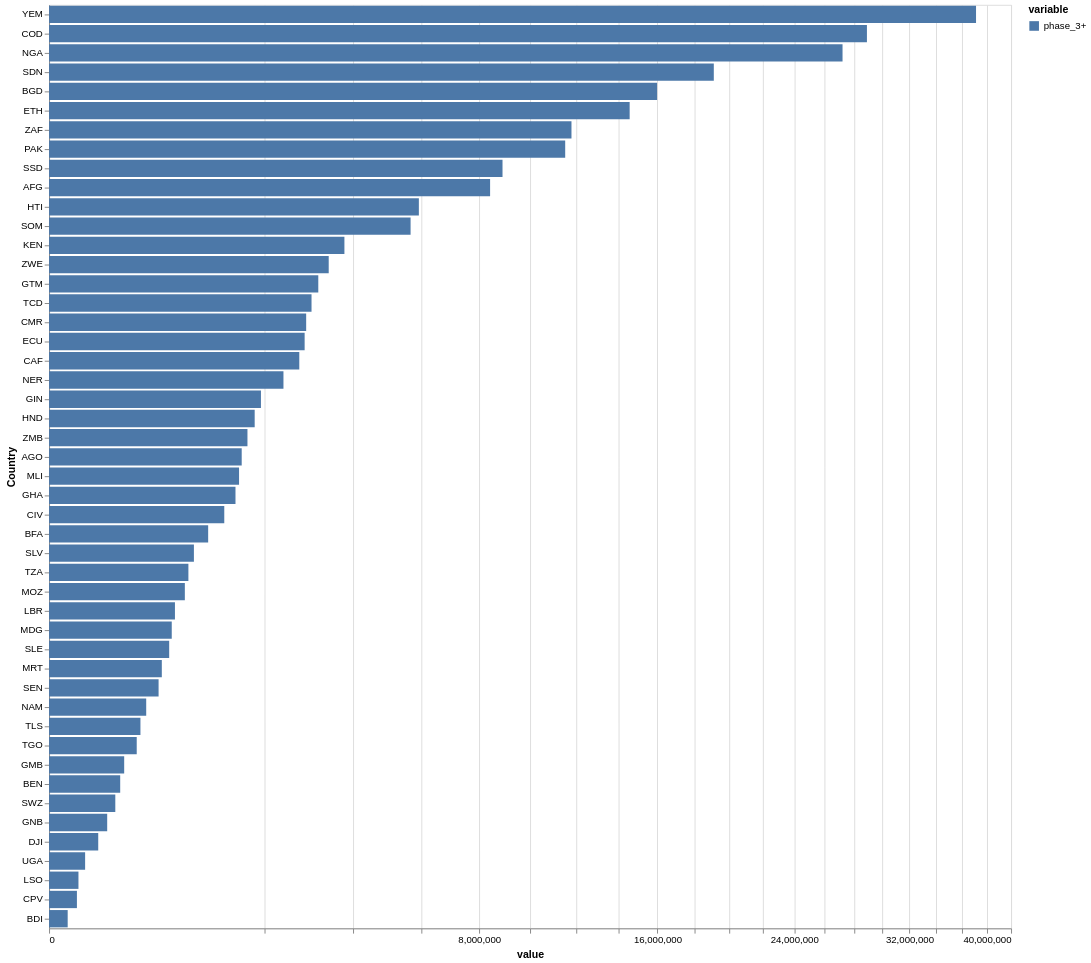

Notebook code for this chart:
### Code cell
chart = alt.Chart(df_chart).mark_bar().encode(
    x= alt.X("value:Q", scale=alt.Scale(type="sqrt")),
    y=alt.Y("Country:N", sort="-x"),
    color="variable:N",
    tooltip=['Country', 'variable', 'value']
).properties(width=1000)
chart

### Figure 1 — Vega-Lite specification as saved in the notebook (floating-point values rounded to 4 significant figures)
{"config": {"view": {"continuousWidth": 300, "continuousHeight": 300}}, "data": {"name": "data-2e8f968d1be9b2df9f84cfc730d40102"}, "mark": {"type": "bar"}, "encoding": {"color": {"field": "variable", "type": "nominal"}, "tooltip": [{"field": "Country", "type": "nominal"}, {"field": "variable", "type": "nominal"}, {"field": "value", "type": "quantitative"}], "x": {"field": "value", "scale": {"type": "sqrt"}, "type": "quantitative"}, "y": {"field": "Country", "sort": "-x", "type": "nominal"}}, "width": 1000, "$schema": "https://vega.github.io/schema/vega-lite/v6.4.1.json", "datasets": {"data-2e8f968d1be9b2df9f84cfc730d40102": [{"Country": "AFG", "variable": "phase_3+", "value": 8407000.0}, {"Country": "AGO", "variable": "phase_3+", "value": 1604000.0}, {"Country": "BDI", "variable": "phase_3+", "value": 14990.0}, {"Country": "BEN", "variable": "phase_3+", "value": 218800.0}, {"Country": "BFA", "variable": "phase_3+", "value": 1094000.0}, {"Country": "BGD", "variable": "phase_3+", "value": 15980000.0}, {"Country": "CAF", "variable": "phase_3+", "value": 2706000.0}, {"Country": "CIV", "variable": "phase_3+", "value": 1327000.0}, {"Country": "CMR", "variable": "phase_3+", "value": 2857000.0}, {"Country": "COD", "variable": "phase_3+", "value": 28910000.0}, {"Country": "CPV", "variable": "phase_3+", "value": 33540.0}, {"Country": "DJI", "variable": "phase_3+", "value": 104500.0}, {"Country": "ECU", "variable": "phase_3+", "value": 2823000.0}, {"Country": "ETH", "variable": "phase_3+", "value": 14570000.0}, {"Country": "GHA", "variable": "phase_3+", "value": 1502000.0}, {"Country": "GIN", "variable": "phase_3+", "value": 1940000.0}, {"Country": "GMB", "variable": "phase_3+", "value": 243900.0}, {"Country": "GNB", "variable": "phase_3+", "value": 146000.0}, {"Country": "GTM", "variable": "phase_3+", "value": 3133000.0}, {"Country": "HND", "variable": "phase_3+", "value": 1827000.0}, {"Country": "HTI", "variable": "phase_3+", "value": 5911000.0}, {"Country": "KEN", "variable": "phase_3+", "value": 3770000.0}, {"Country": "LBR", "variable": "phase_3+", "value": 685000.0}, {"Country": "LSO", "variable": "phase_3+", "value": 37340.0}, {"Country": "MDG", "variable": "phase_3+", "value": 650600.0}, {"Country": "MLI", "variable": "phase_3+", "value": 1560000.0}, {"Country": "MOZ", "variable": "phase_3+", "value": 796900.0}, {"Country": "MRT", "variable": "phase_3+", "value": 549500.0}, {"Country": "NAM", "variable": "phase_3+", "value": 407900.0}, {"Country": "NER", "variable": "phase_3+", "value": 2375000.0}, {"Country": "NGA", "variable": "phase_3+", "value": 27210000.0}, {"Country": "PAK", "variable": "phase_3+", "value": 11510000.0}, {"Country": "SDN", "variable": "phase_3+", "value": 19100000.0}, {"Country": "SEN", "variable": "phase_3+", "value": 518500.0}, {"Country": "SLE", "variable": "phase_3+", "value": 623700.0}, {"Country": "SLV", "variable": "phase_3+", "value": 906800.0}, {"Country": "SOM", "variable": "phase_3+", "value": 5649000.0}, {"Country": "SSD", "variable": "phase_3+", "value": 8887000.0}, {"Country": "SWZ", "variable": "phase_3+", "value": 189700.0}, {"Country": "TCD", "variable": "phase_3+", "value": 2977000.0}, {"Country": "TGO", "variable": "phase_3+", "value": 332100.0}, {"Country": "TLS", "variable": "phase_3+", "value": 360900.0}, {"Country": "TZA", "variable": "phase_3+", "value": 839100.0}, {"Country": "UGA", "variable": "phase_3+", "value": 56200.0}, {"Country": "YEM", "variable": "phase_3+", "value": 37140000.0}, {"Country": "ZAF", "variable": "phase_3+", "value": 11800000.0}, {"Country": "ZMB", "variable": "phase_3+", "value": 1701000.0}, {"Country": "ZWE", "variable": "phase_3+", "value": 3380000.0}]}}
